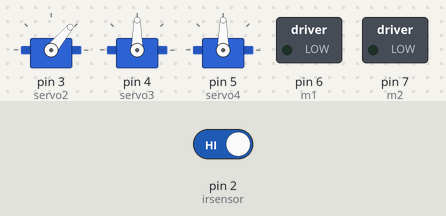
The sketch below on a simulated Arduino Uno, built with avr-gcc and run on an emulated ATmega328P. On the bench: 3 × servo, switched loads named in the sketch (green lamp = pin HIGH). Inputs (shaded band) come from the test bench; at power-on: pin 2 (irsensor) HIGH. What the sketch prints to the serial monitor is not drawn.

Above: at 1.2 s.
1.3 s: pin 2 (irsensor) driven LOW
At 2.8 s:
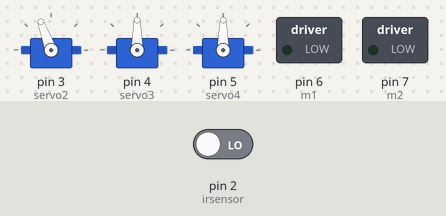
At 4.3 s:
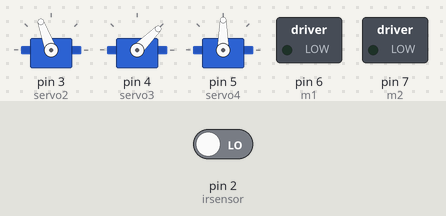
Timing chart, 0 to 27.8 s (numbered marks = the images above; inputs shaded):
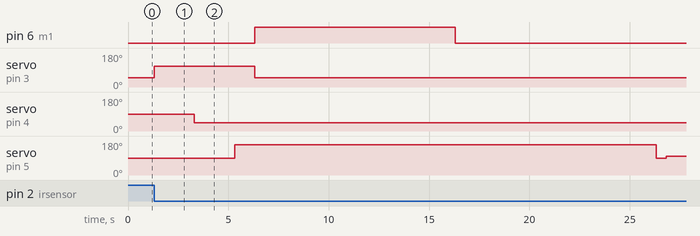

The sketch:

robotic_arm.ino
```cpp
#include <Servo.h>


Servo servo2; //ARM 1
Servo servo3; //ARM2
Servo servo4; //GRIPPER
int object = 0;
const int m1=6;
const int m2=7;

  int dx= 10000;


const int irsensor = 2;

int val;

void setup() {

  Serial.begin(9600);
  servo2.write(50);
  servo3.write(90);
  servo2.attach(3);
  servo3.attach(4);
  servo4.attach(5);

  pinMode(irsensor, INPUT);
  pinMode(m1, OUTPUT);
  pinMode(m2, OUTPUT);

}

void loop() {

val=digitalRead(irsensor);

if (val== LOW){
 object=object+1;
  capture();


}
if (val== HIGH){
  normal();
}


Serial.print(" No. of objects : ");
Serial.println(object);
}

void normal(){

}

void  capture(){


  servo2.write(110);   // ARM1
  delay(2000);
  servo3.write(45);    // ARM2
  delay(2000);
  servo4.write(160);   // GRIPPER PICK
  delay(1000);


  ///////////////////////////////////////////


  servo2.write(50);   // ARM1


  servo3.write(45);
   digitalWrite(m1, HIGH);   // BASE MOTOR
  digitalWrite(m2, LOW);
  delay(dx);
  digitalWrite(m1, LOW);   // BASE MOTOR
  digitalWrite(m2, LOW);
  delay(dx);
  servo4.write(90);   // GRIPPER DROP
  delay(500);

//////////////////////////////


  servo2.write(50);
  servo3.write(45);
  servo4.write(100);       // GRIPPER OPEN
  delay(1000);
  servo3.write(90);
  digitalWrite(m1, LOW);   // BASE MOTOR
  digitalWrite(m2, HIGH);
  delay(dx);
  digitalWrite(m1, LOW);   // BASE MOTOR
  digitalWrite(m2, LOW);
  delay(dx);
  servo2.write(50);

 //////////////////////////////////////////


}
```

Measured:
- after the input at 1.3 s, pin 6 (m1): LOW → HIGH after 5.0 s, → LOW 10.0 s later; servo on pin 3 (servo2): 50° → 110° at once, → 50° 5.0 s later; servo on pin 4 (servo3): 90° → 45° after 2.0 s; servo on pin 5 (servo4): 90° → 160° after 4.0 s, → 90° 21.0 s later, → 100° 0.50 s later
